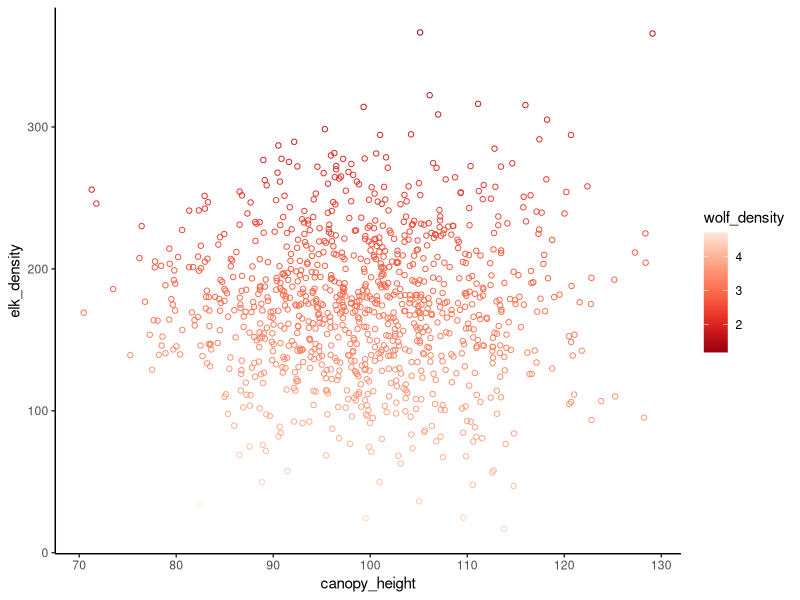
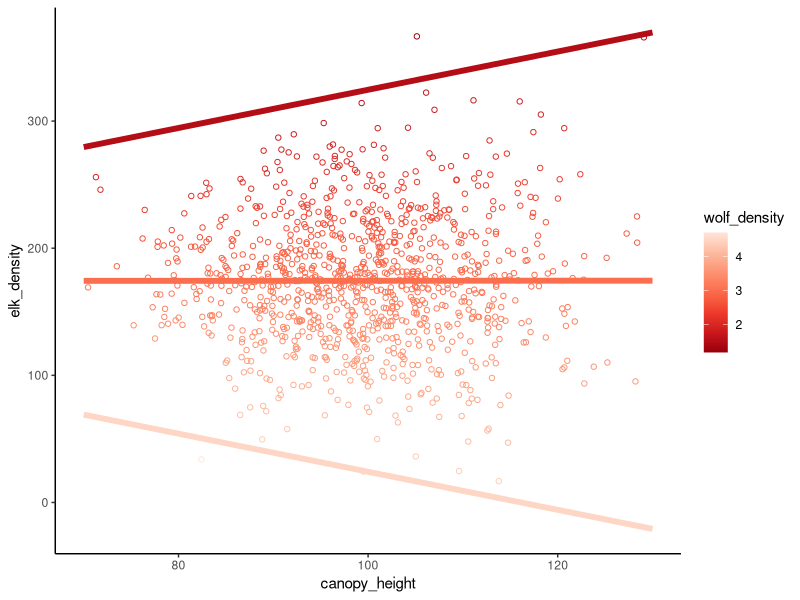

Source code (R) for these figures, in order:
## ---- chunk 1
knitr::opts_chunk$set(echo = TRUE)
library(tidyverse)
## ---- chunk 2
# make a linear model with the two continuous predictor variables interacting
# Let's say the relationship between elk density and canopy height is mediated by
# wolf density
# I.e., when wolves are scarce, elk like open fields (low canopy height). But when
# wolves are plentiful, elk get scared and retreat to forests (high canopy height) 
# to hide
set.seed(54321)
canopy_height <- rnorm(1e3, 100, sd = 10)
wolf_density <- rnorm(1e3, 3, sd = 0.5)

beta0 <- 175  # Intercept
beta1 <- 3.0  # Coefficient for canopy height
beta2 <- -0.2 # Coefficient for wolf density
beta3 <- -1.0 # Coefficient for canopy height X wolf density
# Simulate!
elk_density <- beta0 + beta1 * canopy_height + beta2 * wolf_density + 
  beta3 * canopy_height * wolf_density + rnorm(1e3, sd = 0.5)

# Visualize
yellowstone <- tibble(canopy_height, wolf_density, elk_density)
ggplot(yellowstone, aes(canopy_height, elk_density, color = wolf_density)) +
  geom_point(shape = 21) +
  scale_color_distiller(palette = "Reds") +
  theme_classic()
## ---- chunk 3
# Fit the model
yellowstone_mod <- lm(
  elk_density ~ canopy_height + wolf_density + canopy_height : wolf_density,
  yellowstone
)
summary(yellowstone_mod)
## ---- chunk 4
# Model coefficients
beta0_hat <- coef(yellowstone_mod)[1]
beta1_hat <- coef(yellowstone_mod)[2]
beta2_hat <- coef(yellowstone_mod)[3]
beta3_hat <- coef(yellowstone_mod)[4]
prediction <- expand_grid(
  canopy_height = seq(70, 130, length.out = 5),
  wolf_density = c(1.5, 3, 4.5)
) %>% 
  mutate(yhat = beta0_hat + beta1_hat * canopy_height + beta2_hat * wolf_density +
           beta3_hat * canopy_height * wolf_density)

ggplot(yellowstone, aes(canopy_height, elk_density, color = wolf_density)) +
  geom_point(shape = 21) +
  scale_color_distiller(palette = "Reds") +
  geom_line(aes(y = yhat, group = wolf_density), prediction, linewidth = 2) +
  theme_classic()
